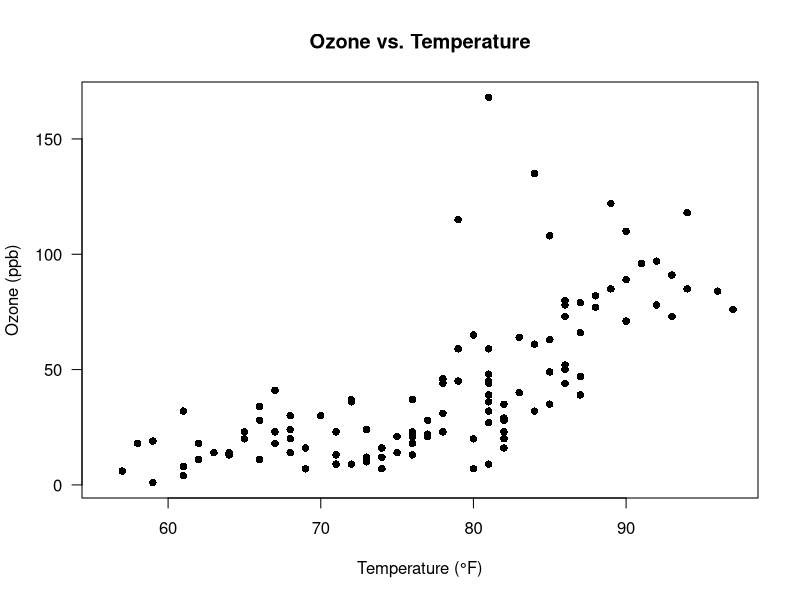
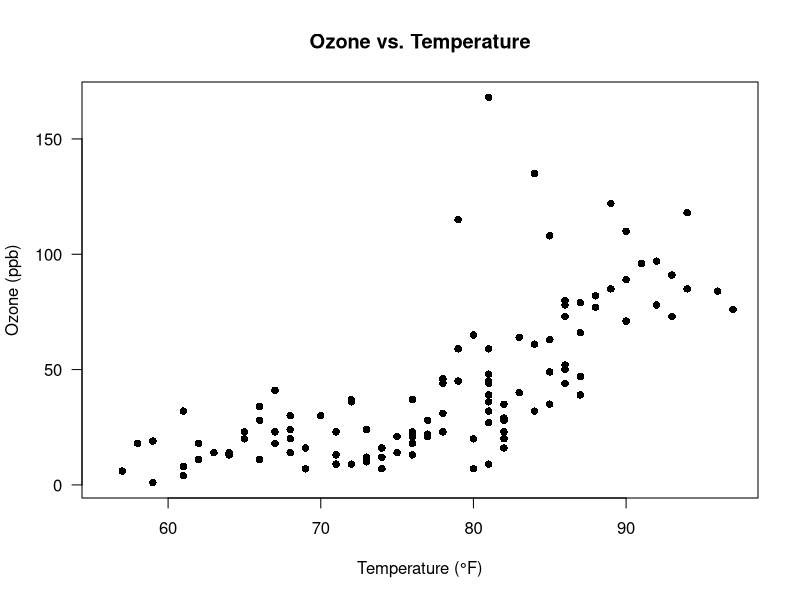

The R script that drew these images, in order: (Note: this script raises an error after producing the figures.)
## ---- chunk 1
knitr::opts_chunk$set(echo = TRUE)
## ---- chunk 2
data("airquality")
## ---- chunk 3
# code with comments
plot(data = airquality, Ozone ~ Temp, # define dataset and x and y variable
     las = 1, # horizontal axis numbers
     pch = 16, # change symbol of points
     xlab = "Temperature (°F)", ylab = "Ozone (ppb)", # change axis labels
     main = "Ozone vs. Temperature") # add a title
## ---- chunk 4
# code without comments
plot(data = airquality, Ozone ~ Temp, las = 1, pch = 16,
     xlab = "Temperature (°F)", ylab = "Ozone (ppb)",
     main = "Ozone vs. Temperature")
## ---- chunk 5
if ("pdf_document" %in% rmarkdown::all_output_formats(knitr::current_input())) {
  cat("\\pagebreak")
}
## ---- chunk 6
# recreate plot
plot(data = airquality, Ozone ~ Temp, las = 1, pch = 16,
     xlab = "Temperature (°F)", ylab = "Ozone (ppb)",
     main = "Ozone vs. Temperature")

# calculate median ozone level
ozone_med <- median(airquality$Ozone, na.rm = TRUE)
# add median ozone level to plot
abline(h = ozone_med, col = "blue")
## ---- chunk 7
if ("pdf_document" %in% rmarkdown::all_output_formats(knitr::current_input())) {
  cat("\\pagebreak")
}
## ---- chunk 8
# create plot window with two columns
par(mfrow = c(1, 2))

plot(data = airquality, Ozone ~ Temp, las = 1,
     pch = 16, xlab = "Temperature (°F)", ylab = "Ozone (ppb)",
     main = "Ozone vs. Temperature")

plot(data = airquality, Wind ~ Temp, las = 1,
     pch = 16, xlab = "Temperature (°F)", ylab = "Wind (mph)",
     main = "Wind vs. Temperature")
## ---- chunk 9
if ("pdf_document" %in% rmarkdown::all_output_formats(knitr::current_input())) {
  cat("\\pagebreak")
}
## ---- chunk 10
# 1) Define the name and size of the plot and where to save it
pdf(file = "airquality_plot.pdf", width = 8, height = 4)

# 2) Draw plots (i.e. run plot commands)
par(mfrow = c(1, 2))

plot(data = airquality, Ozone ~ Temp, las = 1,
     pch = 16, xlab = "Temperature (°F)", ylab = "Ozone (ppb)",
     main = "Ozone vs. Temperature")

plot(data = airquality, Wind ~ Temp, las = 1,
     pch = 16, xlab = "Temperature (°F)", ylab = "Wind (mph)",
     main = "Wind vs. Temperature")

# 3) Write plot to file by shutting off the plotting device
dev.off()
## ---- chunk 11
if ("pdf_document" %in% rmarkdown::all_output_formats(knitr::current_input())) {
  cat("\\pagebreak")
}
## ---- chunk 12
# calculate linear model
lm <- lm(formula = Wind ~ Temp, data = airquality)
# inspect the summary of the linear model
summary(lm)

# recreate the plots
par(mfrow = c(1, 2))

plot(data = airquality, Ozone ~ Temp, las = 1,
     pch = 16, xlab = "Temperature (°F)", ylab = "Ozone (ppb)",
     main = "Ozone vs. Temperature")

plot(data = airquality, Wind ~ Temp, las = 1,
     pch = 16, xlab = "Temperature (°F)", ylab = "Wind (mph)",
     main = "Wind vs. Temperature")

# add the linear model to the plot
# (add "abline" after the plot in which it should be displayed)
abline(lm, col = "red")
